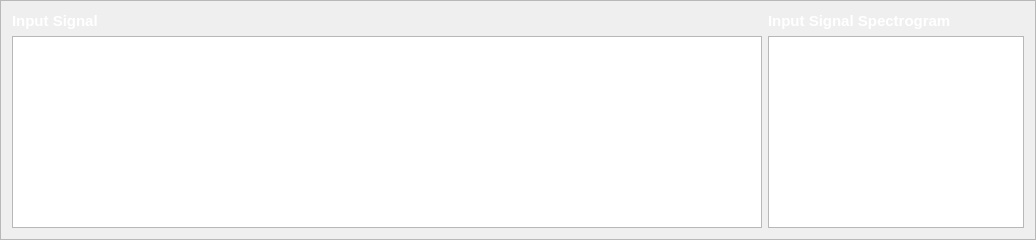
              <widget class="QFrame" name="frame_3">
               <property name="frameShape">
                <enum>QFrame::StyledPanel</enum>
               </property>
               <property name="frameShadow">
                <enum>QFrame::Raised</enum>
               </property>
               <layout class="QGridLayout" name="gridLayout_5">
                <item row="0" column="0">
                 <layout class="QGridLayout" name="gridLayout_13">
                  <property name="sizeConstraint">
                   <enum>QLayout::SetMinAndMaxSize</enum>
                  </property>
                  <item row="0" column="0">
                   <layout class="QGridLayout" name="gridLayout_20">
                    <item row="0" column="0">
                     <widget class="QLabel" name="label_2">
                      <property name="font">
                       <font>
                        <pointsize>11</pointsize>
                        <weight>75</weight>
                        <bold>true</bold>
                       </font>
                      </property>
                      <property name="styleSheet">
                       <string notr="true">color: rgb(255, 255, 255);</string>
                      </property>
                      <property name="text">
                       <string>Input Signal</string>
                      </property>
                     </widget>
                    </item>
                    <item row="1" column="0">
                     <widget class="PlotWidget" name="Uinform_Range_Input_Signal_Graph">
                      <property name="sizePolicy">
                       <sizepolicy hsizetype="Expanding" vsizetype="Preferred">
                        <horstretch>0</horstretch>
                        <verstretch>0</verstretch>
                       </sizepolicy>
                      </property>
                      <property name="minimumSize">
                       <size>
                        <width>750</width>
                        <height>0</height>
                       </size>
                      </property>
                     </widget>
                    </item>
                   </layout>
                  </item>
                  <item row="0" column="1">
                   <layout class="QGridLayout" name="gridLayout_19">
                    <item row="0" column="0">
                     <widget class="QLabel" name="label_3">
                      <property name="font">
                       <font>
                        <pointsize>11</pointsize>
                        <weight>75</weight>
                        <bold>true</bold>
                       </font>
                      </property>
                      <property name="styleSheet">
                       <string notr="true">color: rgb(255, 255, 255);</string>
                      </property>
                      <property name="text">
                       <string>Input Signal Spectrogram</string>
                      </property>
                     </widget>
                    </item>
                    <item row="1" column="0">
                     <widget class="PlotWidget" name="Uniform_Range_Input_Signal_Spectrogram">
                      <property name="sizePolicy">
                       <sizepolicy hsizetype="Expanding" vsizetype="Preferred">
                        <horstretch>0</horstretch>
                        <verstretch>0</verstretch>
                       </sizepolicy>
                      </property>
                      <property name="maximumSize">
                       <size>
                        <width>615</width>
                        <height>16777215</height>
                       </size>
                      </property>
                     </widget>
                    </item>
                   </layout>
                  </item>
                 </layout>
                </item>
               </layout>
              </widget>
